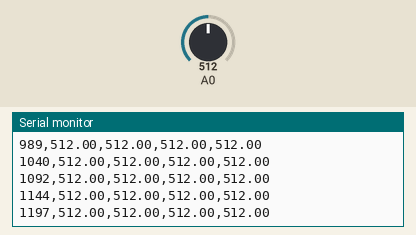
Simulated run of this sketch. Board: Arduino Uno, built with avr-gcc and run on an emulated ATmega328P. Parts: the last lines printed to the serial monitor. The inputs (shaded band) are chosen by the test bench; at power-on: A0 = 512.

Above: at 1.2 s.
1.3 s: A0 set to 984
At 1.32 s:
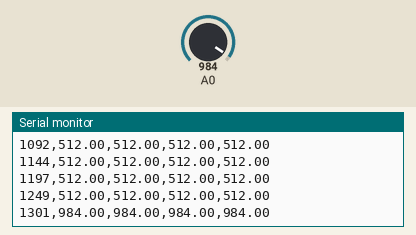
2.8 s: A0 set to 1017
At 2.83 s:
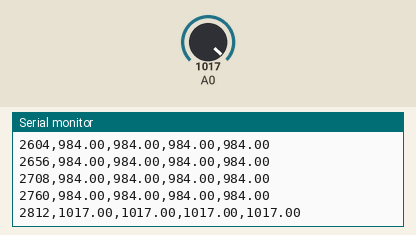
8.8 s: A0 set to 8
At 8.84 s:
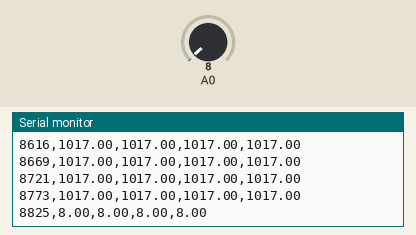
10.3 s: A0 set to 11
At 10.34 s:
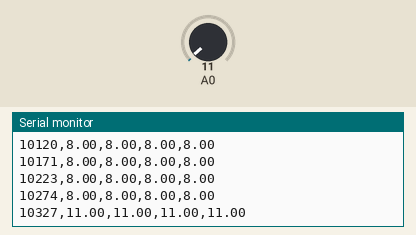
11.8 s: A0 set to 89
At 11.8 s:
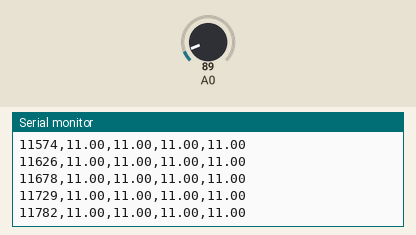
13.3 s: A0 set to 106
At 13.3 s:
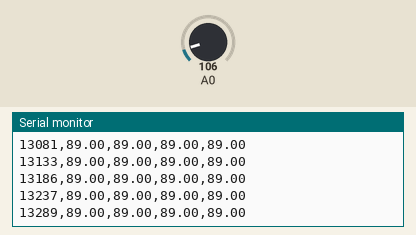
Timing chart, 0 to 16.3 s (numbered marks = the images above; inputs shaded):
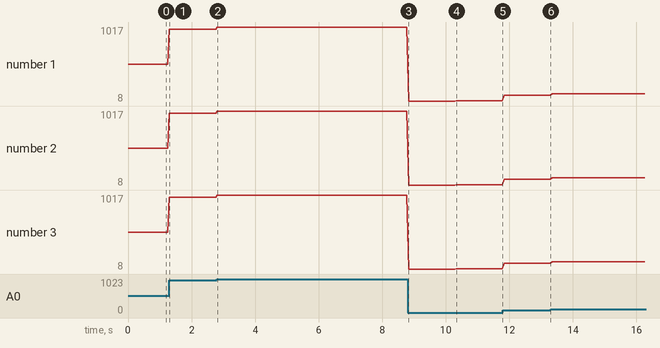

Measured:
- after the input at 1.3 s, the serial monitor: prints a new line at once (image 1)
- plotted number 1: 512 → 984 after the input at 1.3 s
- plotted number 2: 512 → 984 after the input at 1.3 s
- plotted number 3: 512 → 984 after the input at 1.3 s

The sketch:

sketch_jan7a.ino
```cpp
struct Data_array{             // Structure declaration
  unsigned long time;            // Member (int variable)
  float temperature;   // Member (float variable)
};         // Structure variable

Data_array Data;

void setup() {
  // put your setup code here, to run once:
  Serial.begin(9600);

}

void loop() {
  // put your main code here, to run repeatedly:
  // Assign values to members of myStructure
  Data.time = millis();
  Data.temperature = analogRead(A0);

  Serial.print(Data.time);// Print members of myStructure
  Serial.print(",");
  Serial.print(Data.temperature);
  Serial.print(",");
  Serial.print(Data.temperature);
  Serial.print(",");
  Serial.print(Data.temperature);
  Serial.print(",");
  Serial.println(Data.temperature);// Print members of myStructure

  delay(50);
}
```
